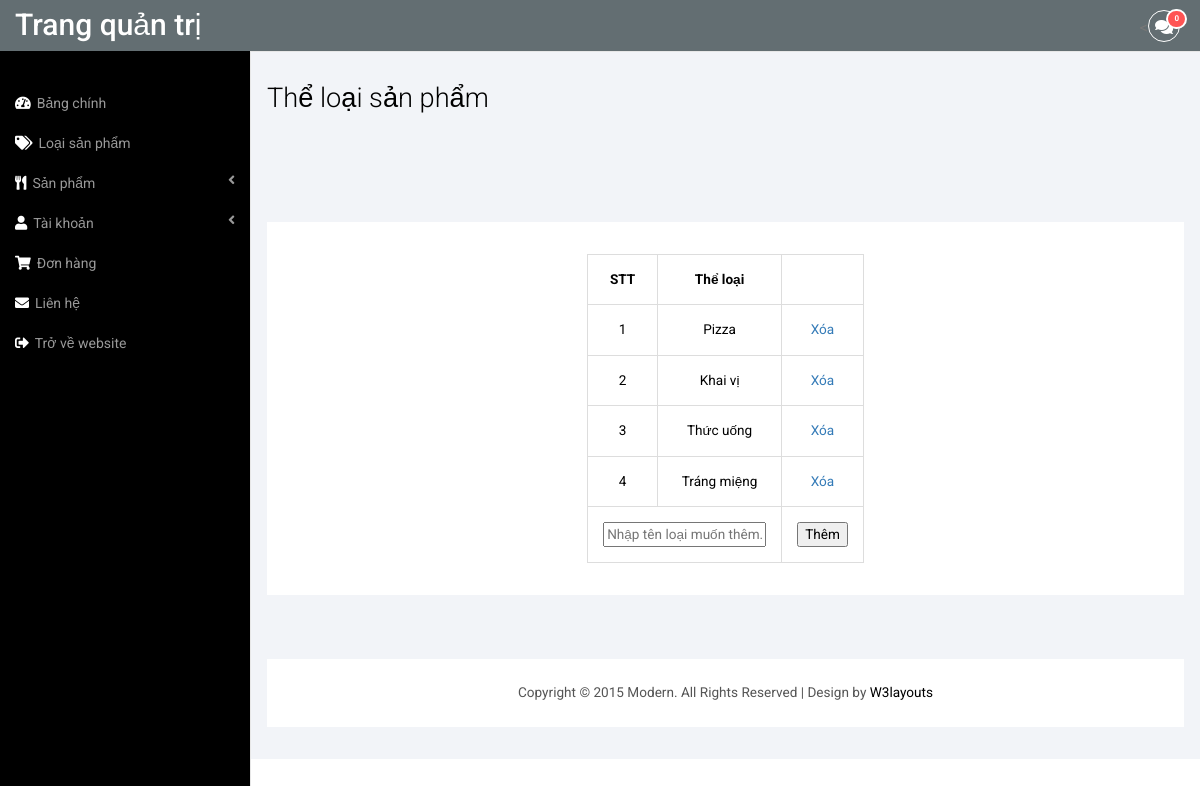
/admin/list-category.php (signed in), run on the app's committed database.
### tables this page shows
CREATE TABLE `theloai` (
  `ID_loai` int(11) NOT NULL,
  `Ten_loai` varchar(255) NOT NULL
);

### web/admin/list-category.php (the view, shortened to what this page needs)
<!DOCTYPE HTML>
<html lang="en">
<html>
<head>
  <?php include('modules/head.php') ?>
</head>
<body>
  <?php include('modules/config.php') ?>
<div id="wrapper">
        <?php include('modules/header.php') ?>
        <div id="page-wrapper">
        <div class="col-md-12 graphs">
     <div class="xs">
     <h3>Thể loại sản phẩm</h3>
  <div class="bs-example4" data-example-id="simple-responsive-table">
    <div class="table-responsive">
      <table class="table table-bordered" style="width: 30%; margin: auto">
        <thead>
          <tr align="center">
            <th width="50px" style="text-align: center">STT</th>
            <th width="100px" style="text-align: center">Thể loại</th>
            <th></th>
          </tr>
        </thead>
        <tbody>
          <?php
            $qry_category=mysqli_query($conn,"select * from theloai");
            $i=1;
            while($row=mysqli_fetch_array($qry_category)){
           ?>
          <tr>
            <td style="text-align: center"><?php echo $i ?></td>
            <td><?php echo $row['Ten_loai'] ?></td>
            <td><a href="list-category.php?action=remove&id=<?php echo $row['ID_loai'] ?>" onclick="return confirm('Bạn có muốn xóa loại sản phẩm này? Tất cả sản phẩm thuộc loại này sẽ bị xóa!')">Xóa</a></td>
          </tr>
          <?php
              $i++;
            }
          ?>
          <form action="" method="post">
            <tr>
              <td colspan="2" style="text-align: right"><input type="text" name="tenloai" placeholder="Nhập tên loại muốn thêm..."></td>
              <td style="text-align: center; width: 20%"><input type="submit" value="Thêm" name="themtheloai"></td>
            </tr>
          </form>
        </tbody>
      </table>
    </div>
  </div>
  </div>
  <div class="copy_layout">
      <p>Copyright © 2015 Modern. All Rights Reserved | Design by <a href="http://w3layouts.com/" target="_blank">W3layouts</a> </p>
  </div>
   </div>
      </div>
   </div>
<link href="css/custom.css" rel="stylesheet">
</body>
</html>

### web/admin/css/modern-admin.css (style rules this page uses)
h4, h5, h6, h1, h2, h3 { margin-top: 0; }
p { margin: 0; }
html, body { font-family: 'Roboto', sans-serif; font-size: 100%; background:#000; overflow-x: hidden; }
body a { transition:0.5s all; -webkit-transition:0.5s all; -moz-transition:0.5s all; -o-transition:0.5s all; -ms-transition:0.5s all; }
.copy p, .copy_layout p { font-size:0.85em; color:#555; }
.copy p a, .copy_layout p a { color:#000; }
.graphs { padding: 2em 1em; background: #f2f4f8; font-family: 'Roboto', sans-serif; }
.bs-example4 { background: #fff; padding: 2em; margin-top: 108px; }
.xs h3, .widget_head { color:#000; font-size:1.7em; font-weight:300; margin-bottom: 1em; }
.table > thead > tr > th, .table > tbody > tr > th, .table > tfoot > tr > th, .table > thead > tr > td, .table > tbody > tr > td, .table > tfoot > tr > td { border-top: none !important; }
.table > thead > tr > th, .table > tbody > tr > th, .table > tfoot > tr > th, .table > thead > tr > td, .table > tbody > tr > td, .table > tfoot > tr > td { font-size: 0.85em; color: #999; }
.table td, .table>tbody>tr>td, .table>tbody>tr>th, .table>tfoot>tr>td, .table>tfoot>tr>th, .table>thead>tr>td, .table>thead>tr>th { padding:15px !important; }
.table > thead > tr > th { border-bottom: 1px solid #ddd !important; }
.copy_layout { padding:1.5em 0; background:#fff; text-align:center; margin: 4em 0 0em 0; }
.table > thead > tr > th, .table > tbody > tr > th, .table > tfoot > tr > th, .table > thead > tr > td, .table > tbody > tr > td, .table > tfoot > tr > td { color: black; }
.table-bordered th,td { text-align: center; }

### web/admin/css/custom.css (style rules this page uses)
#wrapper { width: 100%; }
#page-wrapper { min-height: 568px; background-color: #fff; }
@media (min-width:768px) { #page-wrapper { position: inherit; margin: 0 0 0 250px; border-left: 1px solid #e7e7e7; } }

### data on the page
theloai: Ten_loai "Pizza"
theloai: Ten_loai "Khai vị"
theloai: Ten_loai "Thức uống"
theloai: Ten_loai "Tráng miệng"

### other printed values
$lienhemoi "0"
